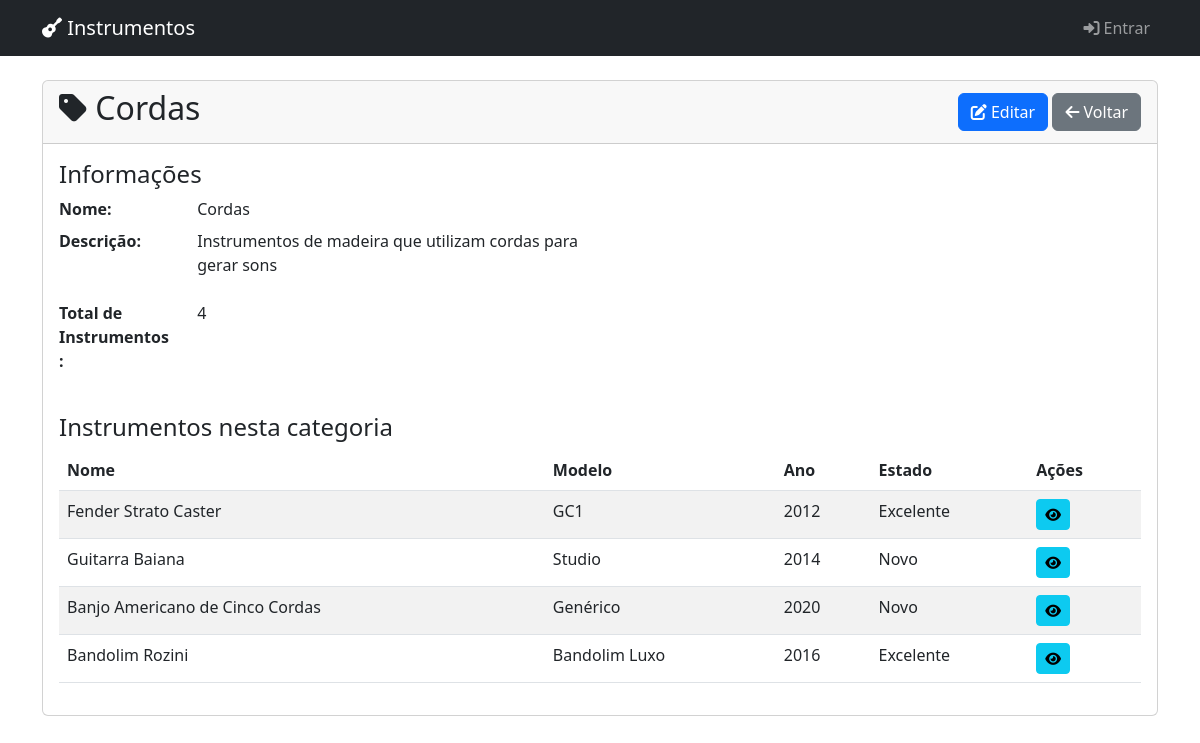
Page /categorias/1/ on the committed database.
### instrumentos/models.py (models this page shows, shortened)
class Categoria(models.Model):
    nome = models.CharField(max_length=100)
    descricao = models.TextField(blank=True)
    class Meta:
        verbose_name = 'Categoria'
        verbose_name_plural = 'Categorias'

class Instrumento(models.Model):
    nome = models.CharField(max_length=200)
    categoria = models.ForeignKey(Categoria, on_delete=models.CASCADE)
    marca = models.ForeignKey(Marca, on_delete=models.CASCADE)
    modelo = models.ForeignKey(Modelo, on_delete=models.CASCADE)
    ano_fabricacao = models.IntegerField()
    valor_aquisicao = models.DecimalField(max_digits=10, decimal_places=2)
    valor_mercado = models.DecimalField(max_digits=10, decimal_places=2)
    numero_serie = models.CharField(max_length=100, blank=True)
    caracteristicas = models.TextField()
    data_aquisicao = models.DateField()
    estado_conservacao = models.CharField(
        max_length=20,
        choices=[
            ('novo', 'Novo'),
            ('excelente', 'Excelente'),
            ('bom', 'Bom'),
            ('regular', 'Regular'),
            ('ruim', 'Ruim')
        ]
    )
    class Meta:
        verbose_name = 'Instrumento'
        verbose_name_plural = 'Instrumentos'

class Modelo(models.Model):
    nome = models.CharField(max_length=100)
    descricao = models.TextField(blank=True)
    def __str__(self):
        return self.nome
    class Meta:
        verbose_name = 'Modelo'
        verbose_name_plural = 'Modelos'

### instrumentos/views.py (the view)
# urls.py: path('categorias/<int:pk>/', views.detalhe_categoria, name='detalhe_categoria'),
def detalhe_categoria(request, pk):
    categoria = get_object_or_404(Categoria, pk=pk)
    instrumentos = categoria.instrumento_set.all()
    return render(request, 'instrumentos/categorias/detalhe.html', {
        'categoria': categoria,
        'instrumentos': instrumentos
    })

### instrumentos/templates/instrumentos/categorias/detalhe.html
{% extends 'base.html' %}
{% block content %}
<div class="card">
    <div class="card-header d-flex justify-content-between align-items-center">
        <h2>
            <i class="fas fa-tag"></i> {{ categoria.nome }}
        </h2>
        <div>
            <a href="{% url 'editar_categoria' pk=categoria.pk %}" class="btn btn-primary">
                <i class="fas fa-edit"></i> Editar
            </a>
            <a href="{% url 'lista_categorias' %}" class="btn btn-secondary">
                <i class="fas fa-arrow-left"></i> Voltar
            </a>
        </div>
    </div>
    <div class="card-body">
        <div class="row">
            <div class="col-md-6">
                <h4>Informações</h4>
                <dl class="row">
                    <dt class="col-sm-3">Nome:</dt>
                    <dd class="col-sm-9">{{ categoria.nome }}</dd>
                    <dt class="col-sm-3">Descrição:</dt>
                    <dd class="col-sm-9">{{ categoria.descricao|default:"Não informada"|linebreaks }}</dd>
                    <dt class="col-sm-3">Total de Instrumentos:</dt>
                    <dd class="col-sm-9">{{ categoria.instrumento_set.count }}</dd>
                </dl>
            </div>
        </div>
        {% if instrumentos %}
        <div class="mt-4">
            <h4>Instrumentos nesta categoria</h4>
            <div class="table-responsive">
                <table class="table table-striped table-hover">
                    <thead>
                        <tr>
                            <th>Nome</th>
                            <th>Modelo</th>
                            <th>Ano</th>
                            <th>Estado</th>
                            <th>Ações</th>
                        </tr>
                    </thead>
                    <tbody>
                        {% for instrumento in instrumentos %}
                        <tr>
                            <td>{{ instrumento.nome }}</td>
                            <td>{{ instrumento.modelo }}</td>
                            <td>{{ instrumento.ano_fabricacao }}</td>
                            <td>{{ instrumento.get_estado_conservacao_display }}</td>
                            <td>
                                <a href="#" class="btn btn-sm btn-info">
                                    <i class="fas fa-eye"></i>
                                </a>
                            </td>
                        </tr>
                        {% endfor %}
                    </tbody>
                </table>
            </div>
        </div>
        {% else %}
        <div class="alert alert-info mt-4">
            <i class="fas fa-info-circle"></i> Nenhum instrumento cadastrado nesta categoria.
        </div>
        {% endif %}
    </div>
</div>
{% endblock %}

### rows in the picture
Categoria: nome "Cordas", descricao "Instrumentos de madeira que utilizam cordas para gerar sons", instrumento_set.count "4"
Instrumento: nome "Fender Strato Caster", modelo "GC1", ano_fabricacao "2012", estado_conservacao "Excelente"
Instrumento: nome "Guitarra Baiana", modelo "Studio", ano_fabricacao "2014", estado_conservacao "Novo"
Instrumento: nome "Banjo Americano de Cinco Cordas", modelo "Genérico", ano_fabricacao "2020", estado_conservacao "Novo"
Instrumento: nome "Bandolim Rozini", modelo "Bandolim Luxo", ano_fabricacao "2016", estado_conservacao "Excelente"
